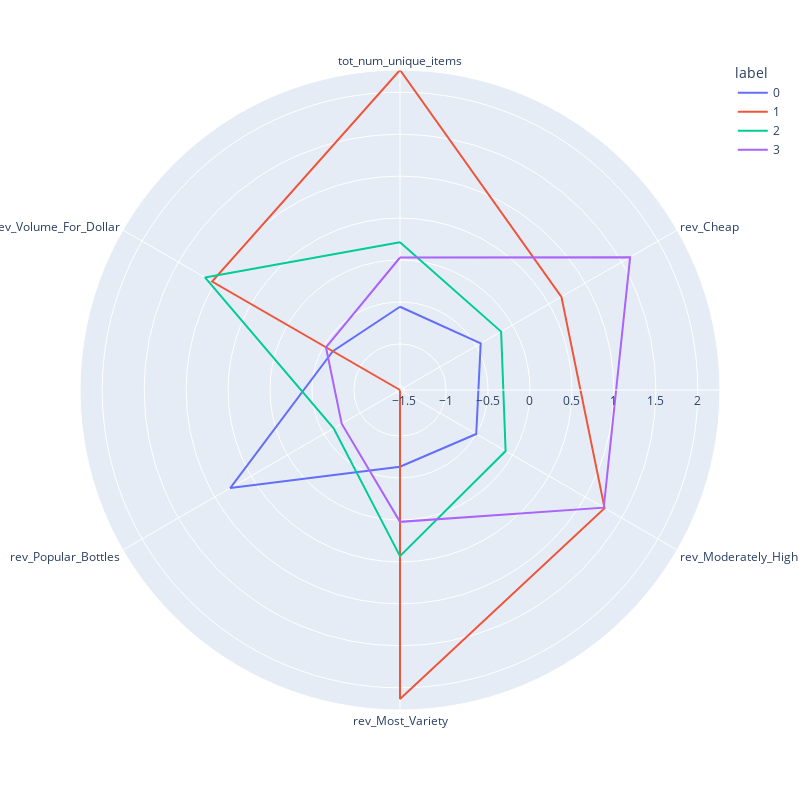

Source (notebook cell):
### Code cell
cols1 = ['tot_num_unique_items',
 'rev_Cheap',
 'rev_Moderately_High',
 'rev_Most_Variety',
 'rev_Popular_Bottles',
 'rev_Volume_For_Dollar']



df_scaled = scale(stores_clust_info_combined4, cols1)
fig, polars, clusters, scaler = get_kmeans(stores_clust_info_combined4, cols = cols1,n_clusters=4)
fig, polars, clusters, scaler = get_clusters(clusters, cols1, clusters['label'])
# plt.figure(figsize = (12,10))
fig.update_layout(
    autosize=False,
    width=800,
    height=800,)
fig.show()

### Figure 1 — Plotly figure (JSON) as saved in the notebook; plotly's stock layout.template omitted (floating-point values rounded to 4 significant figures)
{"data": [{"hovertemplate": "label=0<br>value=%{r}<br>variable=%{theta}<extra></extra>", "legendgroup": "0", "line": {"color": "#636efa", "dash": "solid"}, "marker": {"symbol": "circle"}, "mode": "lines", "name": "0", "r": [-0.5569, -0.4385, -0.5001, -0.6344, 0.7878, -0.625, -0.5569], "showlegend": true, "subplot": "polar", "theta": ["tot_num_unique_items", "rev_Cheap", "rev_Moderately_High", "rev_Most_Variety", "rev_Popular_Bottles", "rev_Volume_For_Dollar", "tot_num_unique_items"], "type": "scatterpolar"}, {"hovertemplate": "label=1<br>value=%{r}<br>variable=%{theta}<extra></extra>", "legendgroup": "1", "line": {"color": "#EF553B", "dash": "solid"}, "marker": {"symbol": "circle"}, "mode": "lines", "name": "1", "r": [2.264, 0.6724, 1.266, 2.133, -1.549, 1.037, 2.264], "showlegend": true, "subplot": "polar", "theta": ["tot_num_unique_items", "rev_Cheap", "rev_Moderately_High", "rev_Most_Variety", "rev_Popular_Bottles", "rev_Volume_For_Dollar", "tot_num_unique_items"], "type": "scatterpolar"}, {"hovertemplate": "label=2<br>value=%{r}<br>variable=%{theta}<extra></extra>", "legendgroup": "2", "line": {"color": "#00cc96", "dash": "solid"}, "marker": {"symbol": "circle"}, "mode": "lines", "name": "2", "r": [0.2122, -0.1575, -0.09574, 0.4316, -0.6361, 1.135, 0.2122], "showlegend": true, "subplot": "polar", "theta": ["tot_num_unique_items", "rev_Cheap", "rev_Moderately_High", "rev_Most_Variety", "rev_Popular_Bottles", "rev_Volume_For_Dollar", "tot_num_unique_items"], "type": "scatterpolar"}, {"hovertemplate": "label=3<br>value=%{r}<br>variable=%{theta}<extra></extra>", "legendgroup": "3", "line": {"color": "#ab63fa", "dash": "solid"}, "marker": {"symbol": "circle"}, "mode": "lines", "name": "3", "r": [0.02988, 1.618, 1.255, 0.0224, -0.7467, -0.5303, 0.02988], "showlegend": true, "subplot": "polar", "theta": ["tot_num_unique_items", "rev_Cheap", "rev_Moderately_High", "rev_Most_Variety", "rev_Popular_Bottles", "rev_Volume_For_Dollar", "tot_num_unique_items"], "type": "scatterpolar"}], "layout": {"autosize": false, "height": 800, "legend": {"title": {"text": "label"}, "tracegroupgap": 0}, "margin": {"t": 60}, "polar": {"angularaxis": {"direction": "clockwise", "rotation": 90}, "domain": {"x": [0, 1], "y": [0, 1]}}, "width": 800}}
